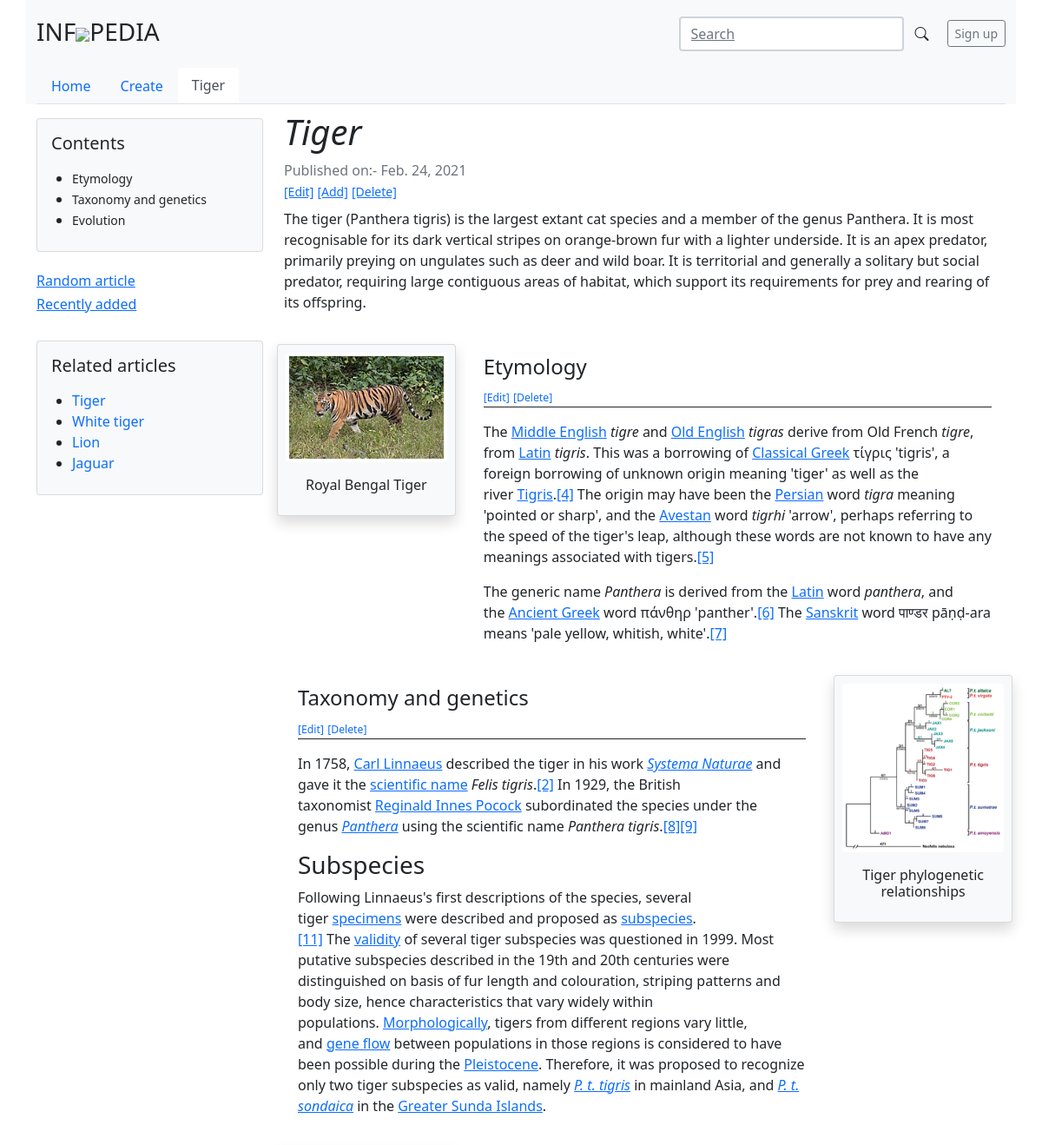
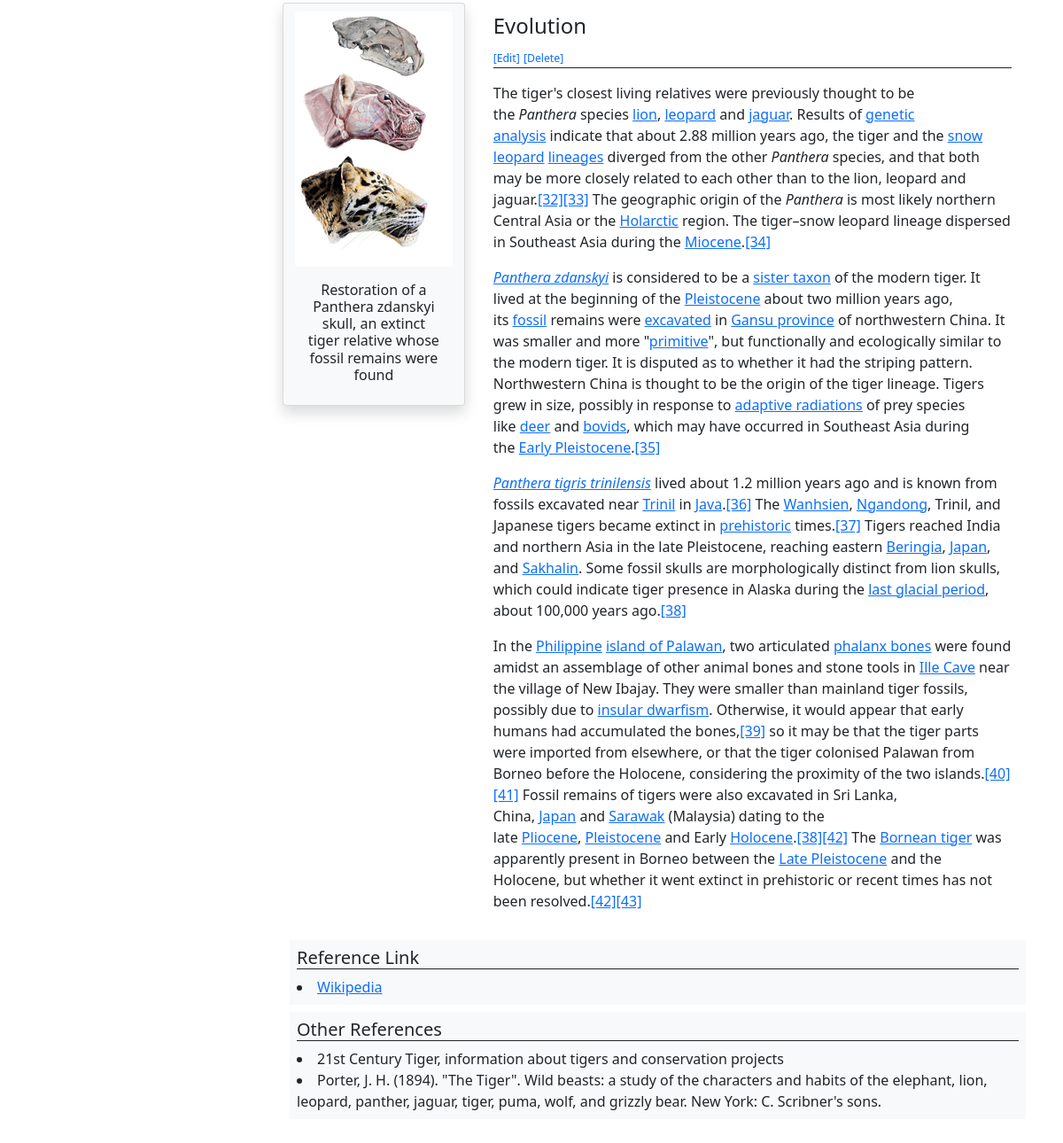
Page /7/tiger/ on the committed database (2 pictures, top to bottom).
### index/models.py (models this page shows, shortened)
class MainArticle(models.Model):
	category = models.ForeignKey(Category, related_name='mainarticle', on_delete=models.SET_DEFAULT, null=True, blank=True, default=1)
	title= models.CharField(max_length=100)
	short_description = models.CharField(max_length=500, blank=True, null=True)
	slug=models.SlugField(max_length = 250, null=False,)
	published_at = models.DateTimeField(auto_now_add=True)
	updated_at = models.DateTimeField(auto_now=True)

class SubArticle(models.Model):
	sub_title= models.CharField(max_length=100)
	content = models.TextField()
	image = models.ImageField(upload_to='SubArticle/', null=True, blank=True)
	image_description = models.CharField(max_length=100, blank=True, null=True)
	sub_article = models.ForeignKey(MainArticle, on_delete=models.CASCADE)
	title_to_external_link = models.CharField(max_length=200, null=True, blank=True)
	external_link = models.URLField(max_length=300,null=True, blank=True)
	other_reference = models.CharField(max_length=200, null=True, blank=True)
	author = models.ForeignKey(User, on_delete=models.CASCADE, default=1)
	published_at = models.DateTimeField(auto_now_add=True)
	updated_at = models.DateTimeField(auto_now=True)

### index/views.py (the view)
# urls.py: path('<int:id>/<slug:slug>/', views.article_detail, name="article_detail"),
def article_detail(request, id, slug):
	global categories
	article=get_object_or_404(MainArticle, id=id)
	sub_articles = SubArticle.objects.filter(sub_article=article)
	context={'article':article, 'sub_articles':sub_articles, 'article_detail_title':str(article.title[:50]),'categories':categories}
	return render(request, 'index/articles/article_detail.html', context)

### index/models.py (called while the page is built)
	def __str__(self):
		return self.category

### index/templates/index/articles/article_detail.html (shortened to what this page needs)
{% extends 'base/base.html' %}
{% block content %}
<main class="container border-0">
  <div class="row">
    <div class="col-md-3">
      <div class="card bg-light mt-2 p-2">
        <h5 class="p-2">Contents</h5>
        <ul>
          {% for subarticle in sub_articles %}
            <li><small>{{subarticle.sub_title}}</small></li>
          {% endfor%}
        </ul>
      </div><br>
      <a href="{% url 'random_article' %}"><h6>Random article</h6></a>
      <a href=""><h6>Recently added</h6></a><br>
      <div class=" mb-2">
        <div class="card bg-light p-2">
          <h5 class="p-2">Related articles</h5>
          <ul>
            {% for art in article.category.mainarticle.all %}
            <li>
              <a class="" href="{% url 'article_detail' art.id art.slug %}" style="text-decoration: none;">{{art.title}}</a>
            </li>
            {% endfor %}
          </ul>
        </div>
      </div>
    </div>
    <div class="col-md-9">
      <div class="border-0 mb-2">
        <h1 class="fst-italic">
          {{article.title}}
        </h1>
        <div class="text-muted">Published on:- {{article.published_at.date}}</div>
        <a href="{% url 'article_update' article.id %}"><small>[Edit]</small></a>
        <a href="{% url 'sub_article_create' article.id %}"><small>[Add]</small></a>
        <a href="{% url 'article_delete' article.id %}" onclick="return confirm('Are you sure you want to delete this item?');"><small>[Delete]</small></a>
      </div>
      <div class="row mb-2">
        <div class="col-md-12 ">
          {% if article.short_description %}
          <article class="mb-4">
            {{article.short_description}}
          </article>
          {% endif %}
        </div>
      </div>
      {% for subarticle in sub_articles %}
      <div class="card border-0 pb-0" style="width:100%">
        <div class="row">
          {% if subarticle.image %}
          <div class="col-md-3 mb-2 p-1 {% if forloop.counter|divisibleby:2 %}order-1{% else %}order-12{% endif %} text-center">
            <div class="card bg-light shadow p-2" style="width: 100%;">
              <a type="button" role="button" class="btn p-0" data-bs-toggle="modal" data-bs-target="#exampleModal{{subarticle.id}}">
                <img src="{{subarticle.image.url}}" class="img-thumbnail border-0" alt="image-{{subarticle.id}}" style="width:100%, max-height:300px">
              </a>
                {% if subarticle.image_description %}
                <div class="card-body">
                  <h6 class="card-text">{{subarticle.image_description}}</h6>
                </div>
                {% endif %}
            </div>
          </div>
          {% endif %}
          <div class="{% if subarticle.image %}col-md-9{% else %}col{% endif %}">
            <div class="card-body mb-0">
              <div class="card-title border-bottom border-dark mb-0"><h4>{{subarticle.sub_title}}</h4>
                <a href="{% url 'sub_article_update' subarticle.id %}" style="text-decoration: none;"><small><small>[Edit]</small></small></a>
                <a href="{% url 'sub_article_delete' subarticle.id article.id article.slug %}" style="text-decoration: none;"><small><small>[Delete]</small></small></a>
              </div>
              <p class="card-text">{{ subarticle.content|safe }}</p>
            </div>
          </div>
        </div>
      </div>
      {% endfor %}
      <div class="bg-light p-2 mb-2">
        <h5 class="reference-link border-bottom border-dark">Reference Link</h5>
        {% for subarticle in sub_articles %}
        {% if subarticle.external_link and subarticle.title_to_external_link %}
        <li><a href="{{subarticle.external_link}}">{{subarticle.title_to_external_link}}</a></li>
        {% endif %}
        {% endfor %}
      </div>
      <div class="bg-light p-2 mb-5">
        <h5 class="other references border-bottom border-dark">Other References</h5>
        {% for subarticle in sub_articles %}
        {% if subarticle.other_reference %}
        <li>{{subarticle.other_reference}}</li>
        {% endif %}
        {% endfor %}
      </div>
    </div>
  </div>
</main>
{% endblock %}

### index/templates/base/navbar.html (shortened to what this page needs)
{% load static %}
<div class="container bg-light border-0">
  <header class="blog-header py-3">
    <div class="row flex-nowrap justify-content-between align-items-center">
      <div class="col-3 pt-1">
        <a class="blog-header-logo text-dark" href="{% url 'home' %}"  style="text-decoration:none"><h3>INF<img src="{% static 'globe.png' %}" style="max-width: 25px;">PEDIA</h3></a>
      </div>
      <div class="col-9 d-flex justify-content-end align-items-center">
        {% if not search_title %}
        <a class="link-secondary" href="#" aria-label="Search">
          <form action="{% url 'search' %}" class="d-flex px-2">
            <input class="form-control border-2" type="search" placeholder="Search" aria-label="Search" name="search" id="search"><br>
            <button class="btn" type="submit"><i class="bi bi-search"></i></button>
          </form>
        </a>
        {% endif %}
        <a class="btn btn-sm btn-outline-secondary" href="#">Sign up</a>
      </div>
    </div>
  </header>
  {% if not search_title %}
 <ul class="nav nav-tabs mb-2">
  <li class="nav-item">
    <a href="{% url 'home' %}" class="nav-link {% if home_title %}border-0  active{% endif %}" aria-current="page">Home</a>
  </li>
  <li class="nav-item">
    <a href="{% url 'main_article_create' %}"class="nav-link {% if main_article_create_title %}border-0  active{% endif %}">Create</a>
  </li>
  {% if article_detail_title %}
  <li class="nav-item">
    <a href="#"class="nav-link {% if article_detail_title %}border-0  active{% endif %}">{{article.title}}</a>
  </li>
  {% endif %}
  </ul>
  {% endif %}
</div>

### rows in the picture
MainArticle: title "Tiger", published_at "Feb. 24, 2021", short_description "The tiger (Panthera tigris) is the largest extant cat species and a member of the genus Panthera. It is most recognisable for its dark vertical stripes on orange-brown fur with a lighter underside. It is an apex predator, primarily preying on ungulates such as deer and wild boar. It is territorial and generally a solitary but social predator, requiring large contiguous areas of habitat, which support its requirements for prey and rearing of its offspring."
SubArticle: sub_title "Etymology", image (picture), image_description "Royal Bengal Tiger", content "The Middle English tigre and Old English tigras derive from Old French tigre , from Latin tigris . This was a borrowing of Classical Greek τίγρις 'tigris', a foreign borrowing of unknown origin meaning 'tiger' as well as the river Tigris . [4] The origin may have been the Persian word tigra meaning 'pointed or sharp', and the Avestan word tigrhi 'arrow', perhaps referring to the speed of the tiger's leap, although these words are not known to have any meanings associated with tigers. [5] The generic name Panthera is derived from the Latin word panthera , and the Ancient Greek word πάνθηρ 'panther'. [6] The Sanskrit word पाण्डर pāṇḍ-ara means 'pale yellow, whitish, white'. [7]", title_to_external_link "Wikipedia", other_reference "21st Century Tiger, information about tigers and conservation projects"
SubArticle: sub_title "Taxonomy and genetics", image (picture), image_description "Tiger phylogenetic relationships", content "In 1758, Carl Linnaeus described the tiger in his work Systema Naturae and gave it the scientific name Felis tigris . [2] In 1929, the British taxonomist Reginald Innes Pocock subordinated the species under the genus Panthera using the scientific name Panthera tigris . [8] [9] Subspecies Following Linnaeus's first descriptions of the species, several tiger specimens were described and proposed as subspecies . [11] The validity of several tiger subspecies was questioned in 1999. Most putative subspecies described in the 19th and 20th centuries were distinguished on basis of fur length and colouration, striping patterns and body size, hence characteristics that vary widely within populations.…", other_reference "Porter, J. H. (1894). \"The Tiger\". Wild beasts: a study of the characters and habits of the elephant, lion, leopard, panther, jaguar, tiger, puma, wolf, and grizzly bear. New York: C. Scribner's sons."
SubArticle: sub_title "Evolution", image (picture), image_description "Restoration of a Panthera zdanskyi skull, an extinct tiger relative whose fossil remains were found", content "The tiger's closest living relatives were previously thought to be the Panthera species lion , leopard and jaguar . Results of genetic analysis indicate that about 2.88 million years ago, the tiger and the snow leopard lineages diverged from the other Panthera species, and that both may be more closely related to each other than to the lion, leopard and jaguar. [32] [33] The geographic origin of the Panthera is most likely northern Central Asia or the Holarctic region. The tiger–snow leopard lineage dispersed in Southeast Asia during the Miocene . [34] Panthera zdanskyi is considered to be a sister taxon of the modern tiger. It lived at the beginning of the Pleistocene about two million…"
MainArticle: title "White tiger"
MainArticle: title "Lion"
MainArticle: title "Jaguar"
